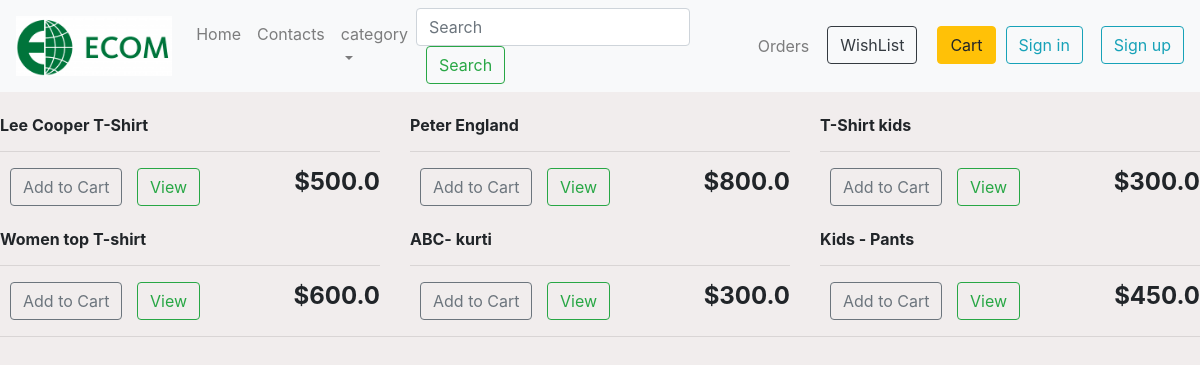
Screenshot of /products/ with the database file from the repository.
### store/models.py (models this page shows, shortened)
class ProductVariationOption(models.Model):
    SIZE = (
        ('Small','S'),
        ('Large','L'),
        ('Extra Large', 'XL'),
        ('Double Extra large', 'XXL'),
    )
    COLOUR = (
        ('Black', 'Black'),
        ('Red', 'Red'),
        ('Blue', 'Blue'),
    )
    product = models.ForeignKey(Product, null = True, blank= True,related_name= 'products', on_delete= models.CASCADE)
    size = models.CharField(max_length=200, null=True, choices = SIZE)
    colour = models.CharField(max_length=200, null=True, choices=COLOUR)

class Product(models.Model):
    category = models.ForeignKey(Category, null = True, blank= True,related_name= 'products', on_delete= models.CASCADE)
    name = models.CharField(max_length=255, null=True)
    slug = models.SlugField(max_length=255, null= True)
    price = models.FloatField( null=True)
    image = models.ImageField( null = True, blank= True)
    description = models.CharField(max_length = 200, null = True)
    date_created = models.DateTimeField(auto_now_add = True, null = True)

### store/views.py (the view)
# urls.py: path('products/', views.products, name="products"),
def products(request):
    product_variation_options = ProductVariationOption.objects.all()
    context = {'product_variation_options': product_variation_options,
               }
    return render(request, 'store/products.html', context)

### store/templates/store/products.html (shortened to what this page needs)
{% extends 'store/main.html' %}
{% load static %}
{% block content %}
<div class="row">
    {% for product_variation_option in product_variation_options %}
        <div class="col-lg-4 col-6">
            <div class="box-element product">
                <h6><strong>{{product_variation_option.product.name}}</strong></h6>
                <hr>
                <button  class="btn btn-outline-secondary add-btn">Add to Cart</button>
                <a class="btn btn-outline-success" href="">View</a>
                <h4 style="display: inline-block; float: right"><strong>${{product_variation_option.product.price}}</strong></h4>
            </div>
        </div>
    {% endfor %}
</div>
{% endblock %}

### store/templates/store/main.html (shortened to what this page needs)
{% load static %}
<!DOCTYPE html>
<html>
    <head>
        <link rel="stylesheet" href="https://maxcdn.bootstrapcdn.com/bootstrap/4.0.0/css/bootstrap.min.css"
>
        <link rel="stylesheet" type="text/css" href="{% static '/css/style.css' %}">
    </head>
    <body>
        {% include 'store/navbar.html'%}
        {% block content%}
        {% endblock %}
        <hr>
    </body>
</html>
</html>

### store/templates/store/navbar.html (shortened to what this page needs)
{% load static %}
<nav class="navbar navbar-expand-md navbar-light bg-light">
  <a class="navbar-brand" href="{% url 'home' %}">
    <img src="{% static 'images/elogo.png'%}" height="60" alt="elogo">
  </a>
  <div class="collapse navbar-collapse" id="collapsibleNavbar">
    <ul class="navbar-nav">
      <li class="nav-item">
        <a class="nav-link waves-effect" href="#">Home</a>
      </li>
      <li class="nav-item">
        <a class="nav-link waves-effect" href="#">Contacts</a>
      </li>
      <li class="nav-item dropdown">
        <a class="nav-link dropdown-toggle" href="#" id="navbarDropdownMenuLink" data-toggle="dropdown" aria-haspopup="true" aria-expanded="false">
          category
        </a>
      </li>
    </ul>
    <form class="form-inline">
      <input class="form-control mr-sm-2" type="search" placeholder="Search" aria-label="Search">
      <button class="btn btn-outline-success my-2 my-sm-0" type="submit">Search</button>
    </form>
    <ul class="navbar-nav ml-auto">
      <li class="nav-item">
        <a href="#!" class="nav-link waves-effect">
          Orders
        </a>
      </li>
      <li class="nav-item">
        <a href = "#" style = "margin-left: 10px" class="btn btn-outline-dark btn-md btn-rounded btn-navbar waves-effect waves-light">WishList</a>
      </li>
      <li class="nav-item" style = "margin-left: 10px">
        <a href = "{% url 'cart' %}" class="btn btn-warning">Cart</a>
      </li>
      <li class="nav-item">
        <a href="#!" type="button" style = "margin-left: 10px"
          class="btn btn-outline-info btn-md btn-rounded btn-navbar waves-effect waves-light" >
          Sign in
        </a>
      </li>
      <li class="nav-item pl-2 mb-2 mb-md-0">
        <a href="#!" type="button" style = "margin-left: 10px"
          class="btn btn-outline-info btn-md btn-rounded btn-navbar waves-effect waves-light">Sign up</a>
      </li>
    </ul>
  </div>
</nav>

### static/css/style.css (style rules this page uses)
body { background-color: #f1eded; }
.btn { margin-left:10px; }

### rows the page displays
ProductVariationOption: product.name "Lee Cooper T-Shirt", product.price "500.0"
ProductVariationOption: product.name "Peter England", product.price "800.0"
ProductVariationOption: product.name "T-Shirt kids", product.price "300.0"
ProductVariationOption: product.name "Women top T-shirt", product.price "600.0"
ProductVariationOption: product.name "ABC- kurti", product.price "300.0"
ProductVariationOption: product.name "Kids - Pants", product.price "450.0"
